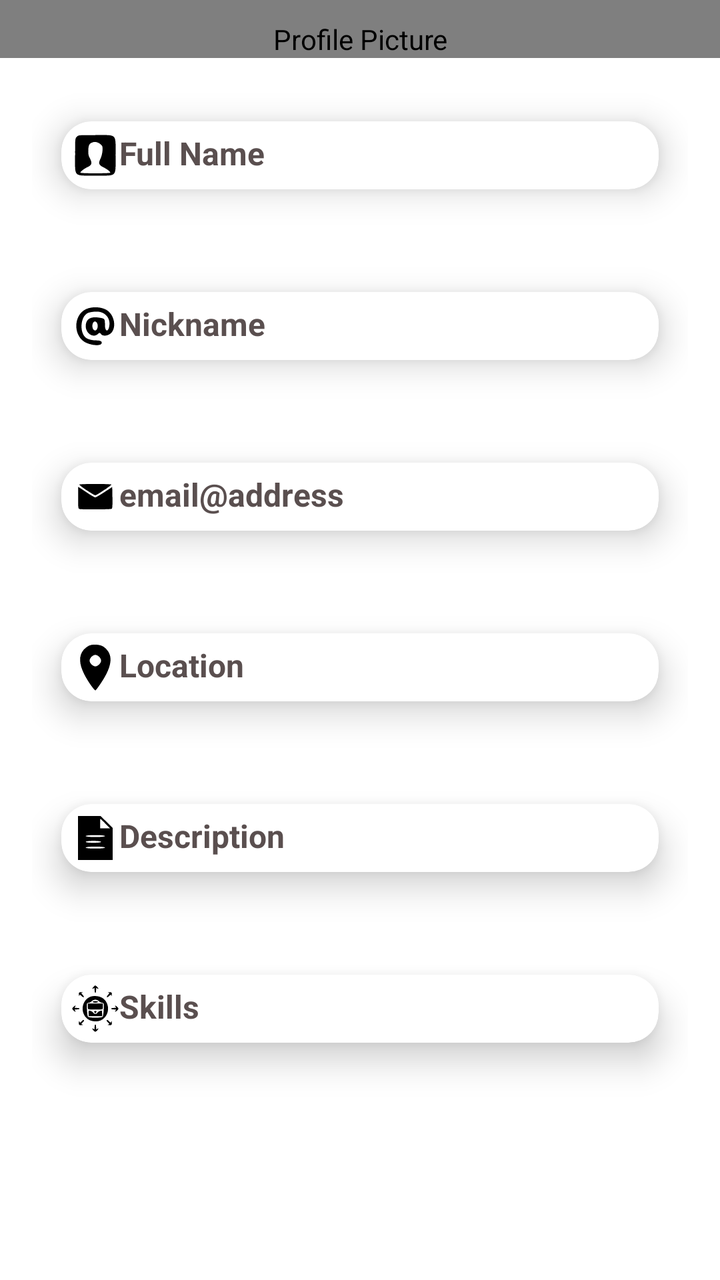
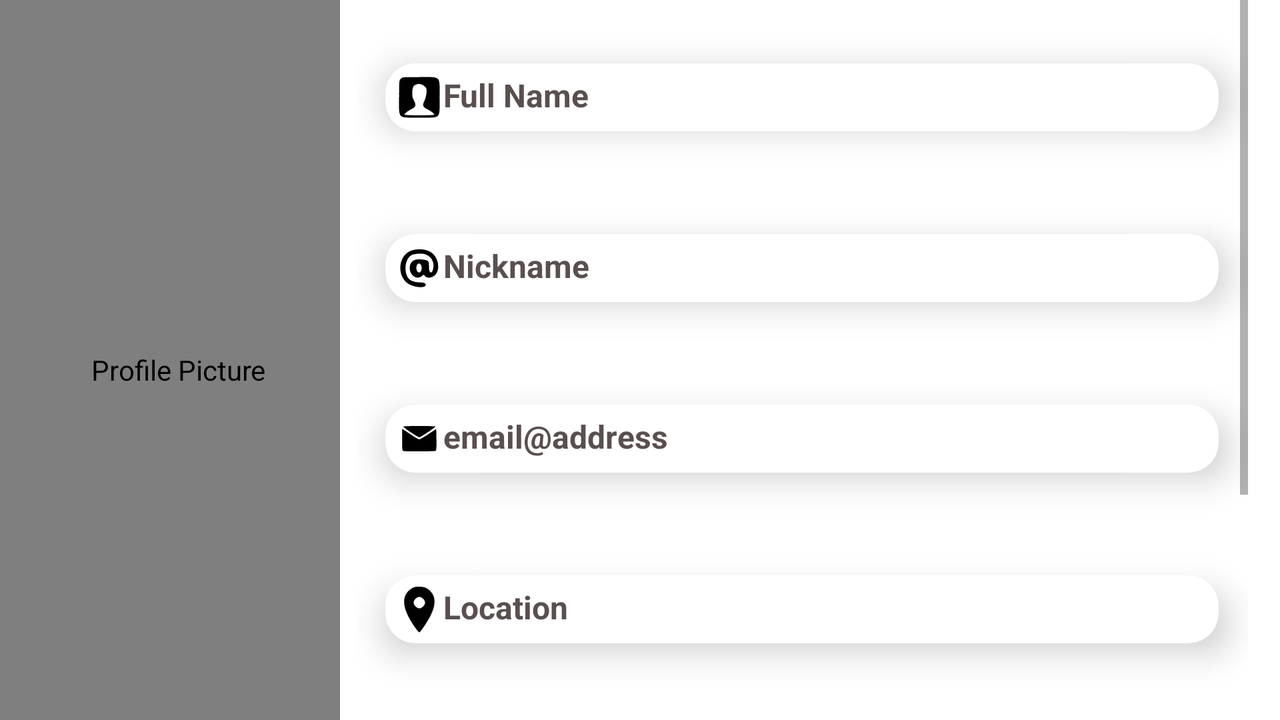

Two renders of one Android screen. The first uses the default layout on a phone; the second uses the alternative layout the repository ships for a different screen configuration, on a matching device. The two XML files are below.
<!-- AndroidManifest.xml: application theme Theme.Bancempo -->
<!-- res/layout/activity_show_profile.xml -->
<?xml version="1.0" encoding="utf-8"?>
<androidx.constraintlayout.widget.ConstraintLayout xmlns:android="http://schemas.android.com/apk/res/android"
    xmlns:app="http://schemas.android.com/apk/res-auto"
    xmlns:tools="http://schemas.android.com/tools"
    android:layout_width="match_parent"
    android:layout_height="match_parent"
    tools:context=".ShowProfileActivity">

    <ScrollView
        android:id="@+id/sv"
        android:layout_width="match_parent"
        android:layout_height="match_parent"
        app:layout_constraintBottom_toBottomOf="parent"
        app:layout_constraintEnd_toEndOf="parent"
        app:layout_constraintHorizontal_bias="0.0"
        app:layout_constraintStart_toStartOf="parent"
        app:layout_constraintTop_toTopOf="parent"
        app:layout_constraintVertical_bias="0.0">


        <LinearLayout
            android:id="@+id/v1"
            android:layout_width="match_parent"
            android:layout_height="wrap_content"
            android:gravity="center"
            android:orientation="vertical">

            <LinearLayout
                android:id="@+id/v5"
                android:layout_width="match_parent"
                android:layout_height="match_parent"
                android:orientation="vertical">

                <de.hdodenhof.circleimageview.CircleImageView
                    android:id="@+id/profile_pic"
                    android:layout_width="match_parent"
                    android:layout_height="match_parent"
                    android:contentDescription="@string/profile_pic"
                    android:paddingTop="10dp"
                    android:src="@drawable/profile_pic_default"
                    app:civ_border_color="#FF000000"
                    app:civ_border_width="2dp" />
            </LinearLayout>

            <LinearLayout
                android:id="@+id/v2"
                android:layout_width="match_parent"
                android:layout_height="match_parent"
                android:layout_marginStart="16dp"
                android:layout_marginEnd="16dp"
                android:orientation="vertical">

                <androidx.cardview.widget.CardView
                    android:id="@+id/full_name"
                    android:layout_width="match_parent"
                    android:layout_height="wrap_content"
                    android:layout_marginTop="12dp"
                    app:cardCornerRadius="15dp"
                    app:cardElevation="10dp"
                    app:cardUseCompatPadding="true"
                    app:layout_constraintEnd_toEndOf="parent"
                    app:layout_constraintStart_toStartOf="parent">


                    <TextView
                        android:id="@+id/textViewFullName"
                        android:layout_width="wrap_content"
                        android:layout_height="wrap_content"
                        android:layout_margin="5dp"
                        android:text="@string/full_name"
                        android:textColor="#F8554A4A"
                        android:textSize="16sp"
                        android:textStyle="bold|normal"
                        app:drawableLeftCompat="@drawable/ic_icons8_nome_64" />

                </androidx.cardview.widget.CardView>

                <androidx.cardview.widget.CardView
                    android:id="@+id/cardViewNickname"
                    android:layout_width="match_parent"
                    android:layout_height="wrap_content"
                    android:layout_marginTop="12dp"
                    app:cardCornerRadius="15dp"
                    app:cardElevation="10dp"
                    app:cardUseCompatPadding="true"
                    app:layout_constraintEnd_toEndOf="parent"
                    app:layout_constraintStart_toStartOf="parent">

                    <TextView
                        android:id="@+id/textViewNickname"
                        android:layout_width="wrap_content"
                        android:layout_height="wrap_content"
                        android:layout_margin="5dp"
                        android:text="@string/nickname"
                        android:textColor="#F8554A4A"
                        android:textSize="16sp"
                        android:textStyle="bold|normal"
                        app:drawableLeftCompat="@drawable/ic_icons8_posta_elettronica_30" />

                </androidx.cardview.widget.CardView>

                <androidx.cardview.widget.CardView
                    android:id="@+id/cardViewEmail"
                    android:layout_width="match_parent"
                    android:layout_height="wrap_content"
                    android:layout_marginTop="12dp"
                    app:cardCornerRadius="15dp"
                    app:cardElevation="10dp"
                    app:cardUseCompatPadding="true"
                    app:layout_constraintEnd_toEndOf="parent"
                    app:layout_constraintStart_toStartOf="parent">

                    <TextView
                        android:id="@+id/textViewEmail"
                        android:layout_width="wrap_content"
                        android:layout_height="wrap_content"
                        android:layout_margin="5dp"
                        android:text="@string/email"
                        android:textColor="#F8554A4A"
                        android:textSize="16sp"
                        android:textStyle="bold|normal"
                        app:drawableLeftCompat="@drawable/ic_icons8_email_64" />

                </androidx.cardview.widget.CardView>

                <androidx.cardview.widget.CardView
                    android:id="@+id/cardViewAddress"
                    android:layout_width="match_parent"
                    android:layout_height="wrap_content"
                    android:layout_marginTop="12dp"
                    app:cardCornerRadius="15dp"
                    app:cardElevation="10dp"
                    app:cardUseCompatPadding="true"
                    app:layout_constraintEnd_toEndOf="parent"
                    app:layout_constraintStart_toStartOf="parent">

                    <TextView
                        android:id="@+id/textViewLocation"
                        android:layout_width="wrap_content"
                        android:layout_height="wrap_content"
                        android:layout_margin="5dp"
                        android:text="@string/location"
                        android:textColor="#F8554A4A"
                        android:textSize="16sp"
                        android:textStyle="bold|normal"
                        app:drawableLeftCompat="@drawable/ic_icons8_segnaposto_50" />

                </androidx.cardview.widget.CardView>

                <androidx.cardview.widget.CardView
                    android:id="@+id/cardViewDescription"
                    android:layout_width="match_parent"
                    android:layout_height="wrap_content"
                    app:cardCornerRadius="15dp"
                    app:cardElevation="10dp"
                    app:cardUseCompatPadding="true"
                    app:layout_constraintEnd_toEndOf="parent"
                    app:layout_constraintStart_toStartOf="parent"
                    tools:layout_marginTop="12dp">

                    <TextView
                        android:id="@+id/textViewDescription"
                        android:layout_width="wrap_content"
                        android:layout_height="wrap_content"
                        android:layout_margin="5dp"
                        android:text="@string/description"
                        android:textColor="#F8554A4A"
                        android:textSize="16sp"
                        android:textStyle="bold|normal"
                        app:drawableLeftCompat="@drawable/ic_icons8_documento_50" />

                </androidx.cardview.widget.CardView>

                <androidx.cardview.widget.CardView
                    android:id="@+id/cardViewSkills"
                    android:layout_width="match_parent"
                    android:layout_height="wrap_content"
                    android:layout_marginTop="12dp"
                    android:layout_marginBottom="12dp"
                    app:cardCornerRadius="15dp"
                    app:cardElevation="10dp"
                    app:cardUseCompatPadding="true"
                    app:layout_constraintEnd_toEndOf="parent"
                    app:layout_constraintStart_toStartOf="parent"
                    tools:layout_editor_absoluteX="0dp">

                    <TextView
                        android:id="@+id/textViewSkills"
                        android:layout_width="wrap_content"
                        android:layout_height="wrap_content"
                        android:layout_margin="5dp"
                        android:text="@string/skills"
                        android:textColor="#F8554A4A"
                        android:textSize="16sp"
                        android:textStyle="bold|normal"
                        app:drawableLeftCompat="@drawable/ic_icons8_skills_24" />

                </androidx.cardview.widget.CardView>
            </LinearLayout>

        </LinearLayout>
    </ScrollView>


</androidx.constraintlayout.widget.ConstraintLayout>
<!-- resources referenced by this layout -->
<resources>
  <!-- drawable ic_icons8_documento_50 (drawable) -->
  <vector android:height="24dp" android:viewportHeight="50"
      android:viewportWidth="50" android:width="24dp" xmlns:android="http://schemas.android.com/apk/res/android">
      <path android:fillColor="#000000"
          android:pathData="M7,25l0,23 18,-0 18,-0 0,-16.8 0,-16.8 -6.3,-6.2 -6.3,-6.2 -11.7,-0 -11.7,-0 0,23zM35.5,10l4.9,5 -5.2,-0 -5.2,-0 0,-5c0,-2.8 0.1,-5 0.3,-5 0.1,-0 2.5,2.2 5.2,5zM35,23c0,0.6 -4,1 -10,1 -6,-0 -10,-0.4 -10,-1 0,-0.6 4,-1 10,-1 6,-0 10,0.4 10,1zM31,29c0,0.6 -3.3,1 -8,1 -4.7,-0 -8,-0.4 -8,-1 0,-0.6 3.3,-1 8,-1 4.7,-0 8,0.4 8,1zM35,35c0,0.6 -4,1 -10,1 -6,-0 -10,-0.4 -10,-1 0,-0.6 4,-1 10,-1 6,-0 10,0.4 10,1z" android:strokeColor="#00000000"/>
  </vector>
  <!-- drawable ic_icons8_email_64 (drawable) -->
  <vector android:height="24dp" android:viewportHeight="64"
      android:viewportWidth="64" android:width="24dp" xmlns:android="http://schemas.android.com/apk/res/android">
      <path android:fillColor="#000000"
          android:pathData="M10.7,15.7c-0.9,0.8 19.3,14.3 21.3,14.3 2.1,-0.1 22.2,-13.5 21.4,-14.3 -0.9,-0.9 -41.9,-0.9 -42.7,-0z" android:strokeColor="#00000000"/>
      <path android:fillColor="#000000"
          android:pathData="M9,33.3c0,12.3 0.2,14.6 1.6,15.1 2.4,0.9 41.7,0.7 43.2,-0.2 0.9,-0.7 1.2,-4.4 1,-15l-0.3,-14.1 -10.5,6.9c-5.8,3.8 -11.2,6.9 -12,7 -0.8,-0 -5.1,-2.4 -9.5,-5.3 -4.4,-3 -9.2,-6.2 -10.7,-7.1l-2.8,-1.8 0,14.5z" android:strokeColor="#00000000"/>
  </vector>
  <!-- drawable ic_icons8_segnaposto_50 (drawable) -->
  <vector android:height="24dp" android:viewportHeight="50"
      android:viewportWidth="50" android:width="24dp" xmlns:android="http://schemas.android.com/apk/res/android">
      <path android:fillColor="#000000"
          android:pathData="M18.5,2.4c-1.7,0.7 -4.3,2.8 -5.8,4.5 -5,6 -4.8,14.4 0.8,25.4 3.4,6.8 10.3,16.7 11.6,16.7 0.4,-0 3.2,-3.7 6.2,-8.3 11.8,-17.8 12.6,-29.5 2.5,-37 -3.3,-2.5 -11.3,-3.2 -15.3,-1.3zM29,14c1.1,1.1 2,2.9 2,4 0,2.6 -3.4,6 -6,6 -2.6,-0 -6,-3.4 -6,-6 0,-1.1 0.9,-2.9 2,-4 1.1,-1.1 2.9,-2 4,-2 1.1,-0 2.9,0.9 4,2z" android:strokeColor="#00000000"/>
  </vector>
  <string name="description">Description</string>
  <string name="email">email@address</string>
  <string name="full_name">Full Name</string>
  <string name="location">Location</string>
  <string name="nickname">Nickname</string>
  <string name="profile_pic">Profile Picture</string>
  <string name="skills">Skills</string>
  <style name="Theme.Bancempo" parent="Theme.MaterialComponents.DayNight.DarkActionBar">
          
          <item name="colorPrimary">@color/purple_500</item>
          <item name="colorPrimaryVariant">@color/purple_700</item>
          <item name="colorOnPrimary">@color/white</item>
          
          <item name="colorSecondary">@color/teal_200</item>
          <item name="colorSecondaryVariant">@color/teal_700</item>
          <item name="colorOnSecondary">@color/black</item>
          
          <item name="android:statusBarColor" tools:targetApi="l">?attr/colorPrimaryVariant</item>
          
      </style>
  <color name="purple_500">#FF6200EE</color>
  <color name="purple_700">#FF3700B3</color>
  <color name="white">#FFFFFFFF</color>
  <color name="teal_200">#FF03DAC5</color>
  <color name="teal_700">#FF018786</color>
  <color name="black">#FF000000</color>
</resources>
<!-- res/layout-land/activity_show_profile.xml (the repository's variant of the layout above) -->
<!-- drawn on the phone turned sideways -->
<?xml version="1.0" encoding="utf-8"?>
<androidx.constraintlayout.widget.ConstraintLayout xmlns:android="http://schemas.android.com/apk/res/android"
    xmlns:app="http://schemas.android.com/apk/res-auto"
    xmlns:tools="http://schemas.android.com/tools"
    android:layout_width="match_parent"
    android:layout_height="match_parent"
    tools:context=".ShowProfileActivity">


    <LinearLayout
        android:id="@+id/v1"
        android:layout_width="match_parent"
        android:layout_height="match_parent"
        android:layout_gravity="center_vertical"
        android:orientation="horizontal"
        tools:layout_editor_absoluteX="2dp"
        tools:layout_editor_absoluteY="0dp">

        <de.hdodenhof.circleimageview.CircleImageView
            android:id="@+id/profile_pic"
            android:layout_width="170dp"
            android:layout_height="match_parent"
            android:contentDescription="@string/profile_pic"
            android:paddingStart="16dp"
            android:paddingTop="10dp"
            android:paddingEnd="8dp"
            android:src="@drawable/profile_pic_default"
            app:civ_border_color="#FF000000"
            app:civ_border_width="2dp" />




        <ScrollView
            android:id="@+id/sv"
            android:layout_width="match_parent"
            android:layout_height="match_parent"
            android:layout_marginEnd="16dp"
            app:layout_constraintBottom_toBottomOf="parent"
            app:layout_constraintEnd_toEndOf="parent"
            app:layout_constraintHorizontal_bias="0.0"
            app:layout_constraintStart_toStartOf="parent"
            app:layout_constraintTop_toTopOf="parent"
            app:layout_constraintVertical_bias="1.0">

            <LinearLayout
                android:layout_width="match_parent"
                android:layout_height="wrap_content"
                android:layout_marginStart="8dp"
                android:orientation="vertical">


                <androidx.cardview.widget.CardView
                    android:id="@+id/full_name"
                    android:layout_width="match_parent"
                    android:layout_height="wrap_content"
                    android:layout_marginTop="12dp"
                    app:cardCornerRadius="15dp"
                    app:cardElevation="10dp"
                    app:cardUseCompatPadding="true"
                    app:layout_constraintBottom_toTopOf="@+id/cardViewNickname"
                    app:layout_constraintEnd_toEndOf="parent"
                    app:layout_constraintStart_toStartOf="parent"
                    app:layout_constraintTop_toBottomOf="@+id/profile_pic"
                    app:layout_constraintVertical_bias="1.0">


                    <TextView
                        android:id="@+id/textViewFullName"
                        android:layout_width="wrap_content"
                        android:layout_height="wrap_content"
                        android:layout_margin="5dp"
                        android:text="@string/full_name"
                        android:textColor="#F8554A4A"
                        android:textSize="16sp"
                        android:textStyle="bold|normal"
                        app:drawableLeftCompat="@drawable/ic_icons8_nome_64" />

                </androidx.cardview.widget.CardView>

                <androidx.cardview.widget.CardView
                    android:id="@+id/cardViewNickname"
                    android:layout_width="match_parent"
                    android:layout_height="wrap_content"
                    android:layout_marginTop="12dp"
                    app:cardCornerRadius="15dp"
                    app:cardElevation="10dp"
                    app:cardUseCompatPadding="true"
                    app:layout_constraintEnd_toEndOf="parent"
                    app:layout_constraintStart_toStartOf="parent"
                    app:layout_constraintTop_toBottomOf="@+id/profile_pic">

                    <TextView
                        android:id="@+id/textViewNickname"
                        android:layout_width="wrap_content"
                        android:layout_height="wrap_content"
                        android:layout_margin="5dp"
                        android:text="@string/nickname"
                        android:textColor="#F8554A4A"
                        android:textSize="16sp"
                        android:textStyle="bold|normal"
                        app:drawableLeftCompat="@drawable/ic_icons8_posta_elettronica_30" />

                </androidx.cardview.widget.CardView>

                <androidx.cardview.widget.CardView
                    android:id="@+id/cardViewEmail"
                    android:layout_width="match_parent"
                    android:layout_height="wrap_content"
                    android:layout_marginTop="12dp"
                    app:cardCornerRadius="15dp"
                    app:cardElevation="10dp"
                    app:cardUseCompatPadding="true"
                    app:layout_constraintEnd_toEndOf="parent"
                    app:layout_constraintHorizontal_bias="0.0"
                    app:layout_constraintStart_toStartOf="parent"
                    app:layout_constraintTop_toBottomOf="@+id/cardViewNickname">

                    <TextView
                        android:id="@+id/textViewEmail"
                        android:layout_width="wrap_content"
                        android:layout_height="wrap_content"
                        android:layout_margin="5dp"
                        android:text="@string/email"
                        android:textColor="#F8554A4A"
                        android:textSize="16sp"
                        android:textStyle="bold|normal"
                        app:drawableLeftCompat="@drawable/ic_icons8_email_64" />

                </androidx.cardview.widget.CardView>


                <androidx.cardview.widget.CardView
                    android:id="@+id/cardViewAddress"
                    android:layout_width="match_parent"
                    android:layout_height="wrap_content"
                    android:layout_marginTop="12dp"
                    app:cardCornerRadius="15dp"
                    app:cardElevation="10dp"
                    app:cardUseCompatPadding="true"
                    app:layout_constraintEnd_toEndOf="parent"
                    app:layout_constraintHorizontal_bias="0.0"
                    app:layout_constraintStart_toStartOf="parent"
                    app:layout_constraintTop_toBottomOf="@+id/cardViewEmail">

                    <TextView
                        android:id="@+id/textViewLocation"
                        android:layout_width="wrap_content"
                        android:layout_height="wrap_content"
                        android:layout_margin="5dp"
                        android:text="@string/location"
                        android:textColor="#F8554A4A"
                        android:textSize="16sp"
                        android:textStyle="bold|normal"
                        app:drawableLeftCompat="@drawable/ic_icons8_segnaposto_50" />

                </androidx.cardview.widget.CardView>

                <androidx.cardview.widget.CardView
                    android:id="@+id/cardViewDescription"
                    android:layout_width="match_parent"
                    android:layout_height="wrap_content"
                    android:layout_marginTop="12dp"
                    app:cardCornerRadius="15dp"
                    app:cardElevation="10dp"
                    app:cardUseCompatPadding="true"
                    app:layout_constraintBottom_toBottomOf="parent"
                    app:layout_constraintEnd_toEndOf="parent"
                    app:layout_constraintHorizontal_bias="0.0"
                    app:layout_constraintStart_toStartOf="parent"
                    app:layout_constraintTop_toBottomOf="@+id/cardViewSkills">

                    <TextView
                        android:id="@+id/textViewDescription"
                        android:layout_width="wrap_content"
                        android:layout_height="wrap_content"
                        android:layout_margin="5dp"
                        android:text="@string/description"
                        android:textColor="#F8554A4A"
                        android:textSize="16sp"
                        android:textStyle="bold|normal"
                        app:drawableLeftCompat="@drawable/ic_icons8_documento_50" />

                </androidx.cardview.widget.CardView>

                <androidx.cardview.widget.CardView
                    android:id="@+id/cardViewSkills"
                    android:layout_width="match_parent"
                    android:layout_height="wrap_content"
                    android:layout_marginTop="12dp"
                    android:layout_marginBottom="12dp"
                    app:cardCornerRadius="15dp"
                    app:cardElevation="10dp"
                    app:cardUseCompatPadding="true"
                    app:layout_constraintEnd_toEndOf="parent"
                    app:layout_constraintStart_toStartOf="parent"
                    tools:layout_editor_absoluteX="0dp">

                    <TextView
                        android:id="@+id/textViewSkills"
                        android:layout_width="wrap_content"
                        android:layout_height="wrap_content"
                        android:layout_margin="5dp"
                        android:textColor="#F8554A4A"
                        android:textSize="16sp"
                        android:textStyle="bold|normal"
                        app:drawableLeftCompat="@drawable/ic_icons8_skills_24" />

                    <com.google.android.material.chip.ChipGroup
                        android:id="@+id/chipGroup"
                        android:layout_width="match_parent"
                        android:layout_height="wrap_content"
                        android:layout_marginLeft="25dp"
                        android:layout_marginTop="30dp" />


                </androidx.cardview.widget.CardView>

            </LinearLayout>
        </ScrollView>

    </LinearLayout>


</androidx.constraintlayout.widget.ConstraintLayout>
<!-- resources referenced by the variant -->
<!-- as the phone turned sideways resolves them -->
<resources>
  <!-- drawable ic_icons8_documento_50 (drawable) -->
  <vector android:height="24dp" android:viewportHeight="50"
      android:viewportWidth="50" android:width="24dp" xmlns:android="http://schemas.android.com/apk/res/android">
      <path android:fillColor="#000000"
          android:pathData="M7,25l0,23 18,-0 18,-0 0,-16.8 0,-16.8 -6.3,-6.2 -6.3,-6.2 -11.7,-0 -11.7,-0 0,23zM35.5,10l4.9,5 -5.2,-0 -5.2,-0 0,-5c0,-2.8 0.1,-5 0.3,-5 0.1,-0 2.5,2.2 5.2,5zM35,23c0,0.6 -4,1 -10,1 -6,-0 -10,-0.4 -10,-1 0,-0.6 4,-1 10,-1 6,-0 10,0.4 10,1zM31,29c0,0.6 -3.3,1 -8,1 -4.7,-0 -8,-0.4 -8,-1 0,-0.6 3.3,-1 8,-1 4.7,-0 8,0.4 8,1zM35,35c0,0.6 -4,1 -10,1 -6,-0 -10,-0.4 -10,-1 0,-0.6 4,-1 10,-1 6,-0 10,0.4 10,1z" android:strokeColor="#00000000"/>
  </vector>
  <!-- drawable ic_icons8_email_64 (drawable) -->
  <vector android:height="24dp" android:viewportHeight="64"
      android:viewportWidth="64" android:width="24dp" xmlns:android="http://schemas.android.com/apk/res/android">
      <path android:fillColor="#000000"
          android:pathData="M10.7,15.7c-0.9,0.8 19.3,14.3 21.3,14.3 2.1,-0.1 22.2,-13.5 21.4,-14.3 -0.9,-0.9 -41.9,-0.9 -42.7,-0z" android:strokeColor="#00000000"/>
      <path android:fillColor="#000000"
          android:pathData="M9,33.3c0,12.3 0.2,14.6 1.6,15.1 2.4,0.9 41.7,0.7 43.2,-0.2 0.9,-0.7 1.2,-4.4 1,-15l-0.3,-14.1 -10.5,6.9c-5.8,3.8 -11.2,6.9 -12,7 -0.8,-0 -5.1,-2.4 -9.5,-5.3 -4.4,-3 -9.2,-6.2 -10.7,-7.1l-2.8,-1.8 0,14.5z" android:strokeColor="#00000000"/>
  </vector>
  <!-- drawable ic_icons8_segnaposto_50 (drawable) -->
  <vector android:height="24dp" android:viewportHeight="50"
      android:viewportWidth="50" android:width="24dp" xmlns:android="http://schemas.android.com/apk/res/android">
      <path android:fillColor="#000000"
          android:pathData="M18.5,2.4c-1.7,0.7 -4.3,2.8 -5.8,4.5 -5,6 -4.8,14.4 0.8,25.4 3.4,6.8 10.3,16.7 11.6,16.7 0.4,-0 3.2,-3.7 6.2,-8.3 11.8,-17.8 12.6,-29.5 2.5,-37 -3.3,-2.5 -11.3,-3.2 -15.3,-1.3zM29,14c1.1,1.1 2,2.9 2,4 0,2.6 -3.4,6 -6,6 -2.6,-0 -6,-3.4 -6,-6 0,-1.1 0.9,-2.9 2,-4 1.1,-1.1 2.9,-2 4,-2 1.1,-0 2.9,0.9 4,2z" android:strokeColor="#00000000"/>
  </vector>
  <string name="description">Description</string>
  <string name="email">email@address</string>
  <string name="full_name">Full Name</string>
  <string name="location">Location</string>
  <string name="nickname">Nickname</string>
  <string name="profile_pic">Profile Picture</string>
  <style name="Theme.Bancempo" parent="Theme.MaterialComponents.DayNight.DarkActionBar">
          
          <item name="colorPrimary">@color/purple_500</item>
          <item name="colorPrimaryVariant">@color/purple_700</item>
          <item name="colorOnPrimary">@color/white</item>
          
          <item name="colorSecondary">@color/teal_200</item>
          <item name="colorSecondaryVariant">@color/teal_700</item>
          <item name="colorOnSecondary">@color/black</item>
          
          <item name="android:statusBarColor" tools:targetApi="l">?attr/colorPrimaryVariant</item>
          
      </style>
  <color name="purple_500">#FF6200EE</color>
  <color name="purple_700">#FF3700B3</color>
  <color name="white">#FFFFFFFF</color>
  <color name="teal_200">#FF03DAC5</color>
  <color name="teal_700">#FF018786</color>
  <color name="black">#FF000000</color>
</resources>
